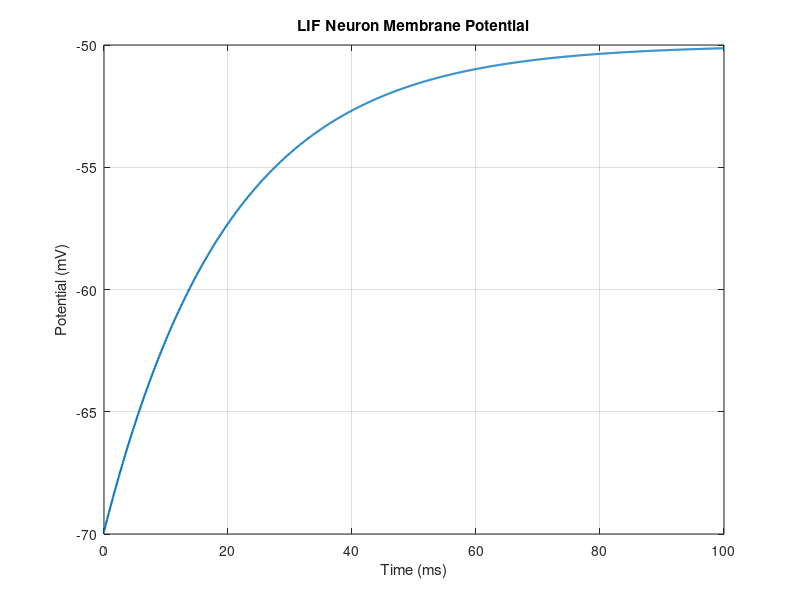

The MATLAB source for this figure: (Note: this script raises an error after producing the figure.)
% 04_neuroscience_spiking.m
% UniLab Neuroscience: Neuron Dynamics & Hodgkin-Huxley Model

clear all;
close all;
clc;

disp('🧠 UniLab Computational Neuroscience');
disp('=====================================');

%% 1. Leaky Integrate-and-Fire (LIF) Neuron
disp('--- 1. Leaky Integrate-and-Fire Model ---');
dt_v = 0.1; t_e = 100.0;
V_m = -70.0; V_t = -50.0; V_r = -75.0;
tau_v = 20.0; R_v = 1.0; I_e = 25.0;

t_v = 0:dt_v:t_e;
V_h = zeros(1, size(t_v, 2));

for i = 1:size(t_v, 2)
    dV = (-(V_m - V_r) + R_v * I_e) / tau_v * dt_v;
    V_m = V_m + dV;
    if V_m >= V_t
        V_m = V_r;
    end
    V_h(i) = V_m;
end

figure;
plot(t_v, V_h, 'LineWidth', 1.5);
title('LIF Neuron Membrane Potential');
xlabel('Time (ms)'); ylabel('Potential (mV)');
grid on;

%% 2. Hodgkin-Huxley Spiking Dynamics
disp(' ');
disp('--- 2. Hodgkin-Huxley Spiking Simulator ---');

function s_n = hh_step(s_c, p_p)
    s_n = s_c;
    dt_s = 0.01; I_v = 10.0;
    V_val = s_c.V; m_val = s_c.m; h_val = s_c.h; n_val = s_c.n;
    
    am = 0.1*(V_val+40.0)/(1.0-exp(-(V_val+40.0)/10.0));
    bm = 4.0*exp(-(V_val+65.0)/18.0);
    ah = 0.07*exp(-(V_val+65.0)/20.0);
    bh = 1.0/(1.0+exp(-(V_val+35.0)/10.0));
    an = 0.01*(V_val+55.0)/(1.0-exp(-(V_val+55.0)/10.0));
    bn = 0.125*exp(-(V_val+65.0)/80.0);
    
    dm = (am*(1.0-m_val) - bm*m_val);
    dh = (ah*(1.0-h_val) - bh*h_val);
    dn = (an*(1.0-n_val) - bn*n_val);
    
    gNa = 120.0; gK = 36.0; gL = 0.3;
    ENa = 50.0; EK = -77.0; EL = -54.387;
    
    dV = (I_v - gNa*m_val^3*h_val*(V_val-ENa) - gK*n_val^4*(V_val-EK) - gL*(V_val-EL));
    
    s_n.V = V_val + dV * dt_s;
    s_n.m = m_val + dm * dt_s;
    s_n.h = h_val + dh * dt_s;
    s_n.n = n_val + dn * dt_s;
    s_n.h_v = [s_c.h_v; s_n.V];
    if size(s_n.h_v, 1) > 500, s_n.h_v = s_n.h_v(end-499:end); end
end

function hh_draw(ax_o, s_d)
    plot(ax_o, s_d.h_v, 'r-', 'LineWidth', 2);
    title(ax_o, 'Hodgkin-Huxley Action Potential');
    ylabel(ax_o, 'Voltage (mV)');
end

st_hh = struct('V', -65.0, 'm', 0.05, 'h', 0.6, 'n', 0.32, 'h_v', []);
simulate('algorithm', 'step', @hh_step, 'draw', @hh_draw, 'state', st_hh);

disp('Neuroscience Session Complete.');
